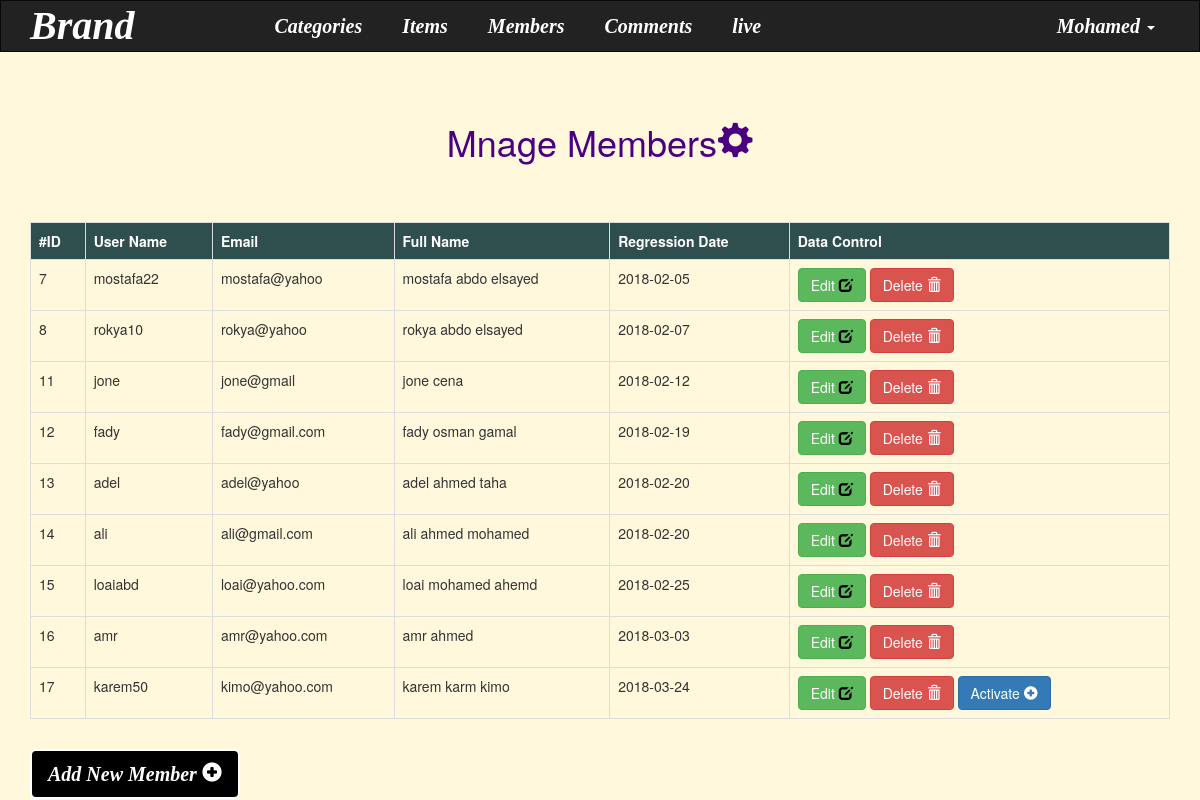
Screenshot of /admin/member.php (signed in) with the database file from the repository.
### tables this page shows
CREATE TABLE `users` (
  `UserID` int(11) NOT NULL,
  `UserName` varchar(255) NOT NULL,
  `Password` varchar(255) NOT NULL,
  `Email` varchar(255) NOT NULL,
  `FullName` varchar(255) NOT NULL,
  `GroupID` int(11) NOT NULL DEFAULT '0',
  `TrustStatus` int(11) NOT NULL DEFAULT '0',
  `RegStatus` int(11) NOT NULL DEFAULT '0',
  `Date` date NOT NULL
);

### admin/member.php (the view, shortened to what this page needs)
<?php
if (isset ($_SESSION['username'])) {
  include 'init.php';
  $do = '';
  if (isset($_GET['do'])) {
    $do = $_GET['do'];
  }
  else {
    $do='manage';
  }
  if ($do=='manage') {
    $query = '';
    $stmt = $con->prepare("SELECT * FROM users WHERE GroupID!=1 $query");
    $stmt->execute();
    echo '
    <div class="container">
    <h1 class="manage">Mnage Members<span class=" glyphicon glyphicon-cog"></span></h1>
    <table class="table table-bordered">
      <tr class="top">
        <th>#ID</th>
        <th>User Name</th>
        <th>Email</th>
        <th>Full Name</th>
        <th>Regression Date</th>
        <th>Data Control</th>
      </tr>
       ';
    while ($row= $stmt->fetch(PDO::FETCH_ASSOC)) {
    ?>
      <tr>
        <td><?php echo $row['UserID']; ?></td>
        <td><?php echo $row['UserName']; ?></td>
        <td><?php echo $row['Email']; ?></td>
        <td><?php echo $row['FullName']; ?></td>
        <td><?php echo $row['Date']; ?></td>
        <td>
          <a href="member.php?do=edit&id=<?php echo $row['UserID']; ?>" class="btn btn-success">Edit <i class=" glyphicon glyphicon-edit" style="color: black;"></i>
          </a>
          <a href="member.php?do=delete&id=<?php echo $row['UserID']; ?>" class="btn btn-danger">Delete <i class=" glyphicon glyphicon-trash" style="color: white;"></i>
          </a>
          <?php
            if($row['RegStatus']==0){?>
              <a href="member.php?do=activate&id=<?php echo $row['UserID']; ?>" class="btn btn-primary">Activate <i class=" glyphicon glyphicon-plus-sign" style="color: white;"></i>
           <?php }
          ?>
        </td>
      </tr>
<?php }
echo'
  </table>
  <a href="member.php?do=add" class="Add btn btn-primary btn-lg">Add New Member <i class="glyphicon glyphicon-plus-sign"></i></a>
  </div>
  ';
  }
include $templates_path.'footer.php';
}
else {
  header('Location:index.php');
}
?>

### admin/layout/css/style.css (style rules this page uses)
body { background-color:cornsilk; }
.table { position: relative; top: 80px; }
.top { background-color: darkslategray; color: white; }
.manage { text-align: center; position: relative; top: 30px; color: indigo; }
.Add { position: relative; top: 90px; background-color: black; font-size: 20px; font-style: italic; font-weight: bolder; font-family: serif; border:2px solid white; }

### rows the page displays
users: UserID "7", UserName "mostafa22", Email "mostafa@yahoo", FullName "mostafa abdo elsayed", Date "2018-02-05"
users: UserID "8", UserName "rokya10", Email "rokya@yahoo", FullName "rokya abdo elsayed", Date "2018-02-07"
users: UserID "11", UserName "jone", Email "jone@gmail", FullName "jone cena", Date "2018-02-12"
users: UserID "12", UserName "fady", Email "fady@gmail.com", FullName "fady osman gamal", Date "2018-02-19"
users: UserID "13", UserName "adel", Email "adel@yahoo", FullName "adel ahmed taha", Date "2018-02-20"
users: UserID "14", UserName "ali", Email "ali@gmail.com", FullName "ali ahmed mohamed", Date "2018-02-20"
users: UserID "15", UserName "loaiabd", Email "loai@yahoo.com", FullName "loai mohamed ahemd", Date "2018-02-25"
users: UserID "16", UserName "amr", Email "amr@yahoo.com", FullName "amr ahmed", Date "2018-03-03"
users: UserID "17", UserName "karem50", Email "kimo@yahoo.com", FullName "karem karm kimo", Date "2018-03-24"

### other values shown
lang('home') "Brand"
lang('section') "Categories"
lang('items') "Items"
lang('members') "Members"
lang('comment') "Comments"
lang('live') "live"
